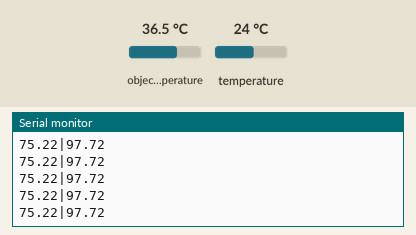
Recording of a sketch running on a simulated Arduino Uno, built with avr-gcc and run on an emulated ATmega328P. Shown: the last lines printed to the serial monitor. The inputs (shaded band) are chosen by the test bench; at power-on: object temperature 36.5 °C, temperature 24 °C.

Above: at 1.2 s.
1.3 s: object temperature set to 20 °C
At 2.2 s:
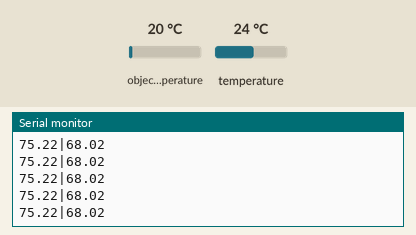
2.8 s: temperature set to 41 °C
At 3.7 s:
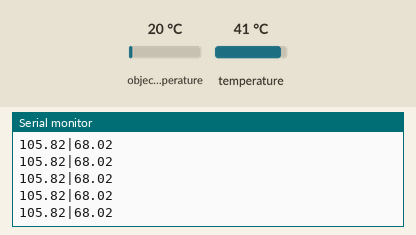
5.8 s: object temperature set to 26 °C
At 6.4 s:
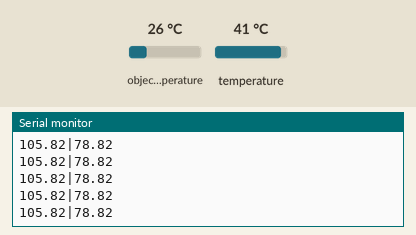
Timing chart, 0 to 8.8 s (numbered marks = the images above; inputs shaded):
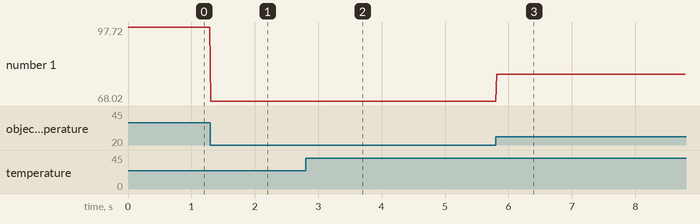

The sketch:

mlxCustom.ino
```cpp
#include <Wire.h>
#include <Adafruit_MLX90614.h>

Adafruit_MLX90614 mlx = Adafruit_MLX90614();

void setup() {
  Serial.begin(9600);
  mlx.begin();

}

void loop() {
  Serial.print(mlx.readAmbientTempF());
  Serial.print("|");
  Serial.print(mlx.readObjectTempF());
  Serial.println();
  Serial.flush();

}
```

Measured:
- after the input at 1.3 s, the serial monitor: prints a new line at once (image 1)
- after the input at 2.8 s, the serial monitor: prints a new line at once (image 2)
- after the input at 5.8 s, the serial monitor: prints a new line at once (image 3)
- plotted number 1: 97.72 → 68.02 after the input at 1.3 s, 68.02 → 78.82 after the input at 5.8 s
